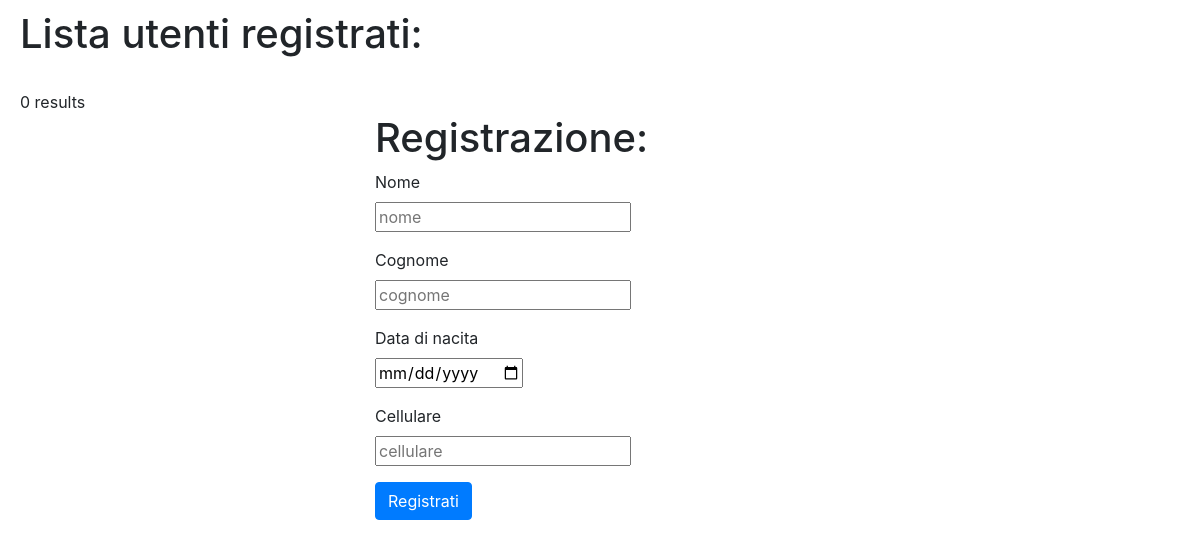
Before: /WebSites/CS/Esercizio_10/index.php with the older database file.
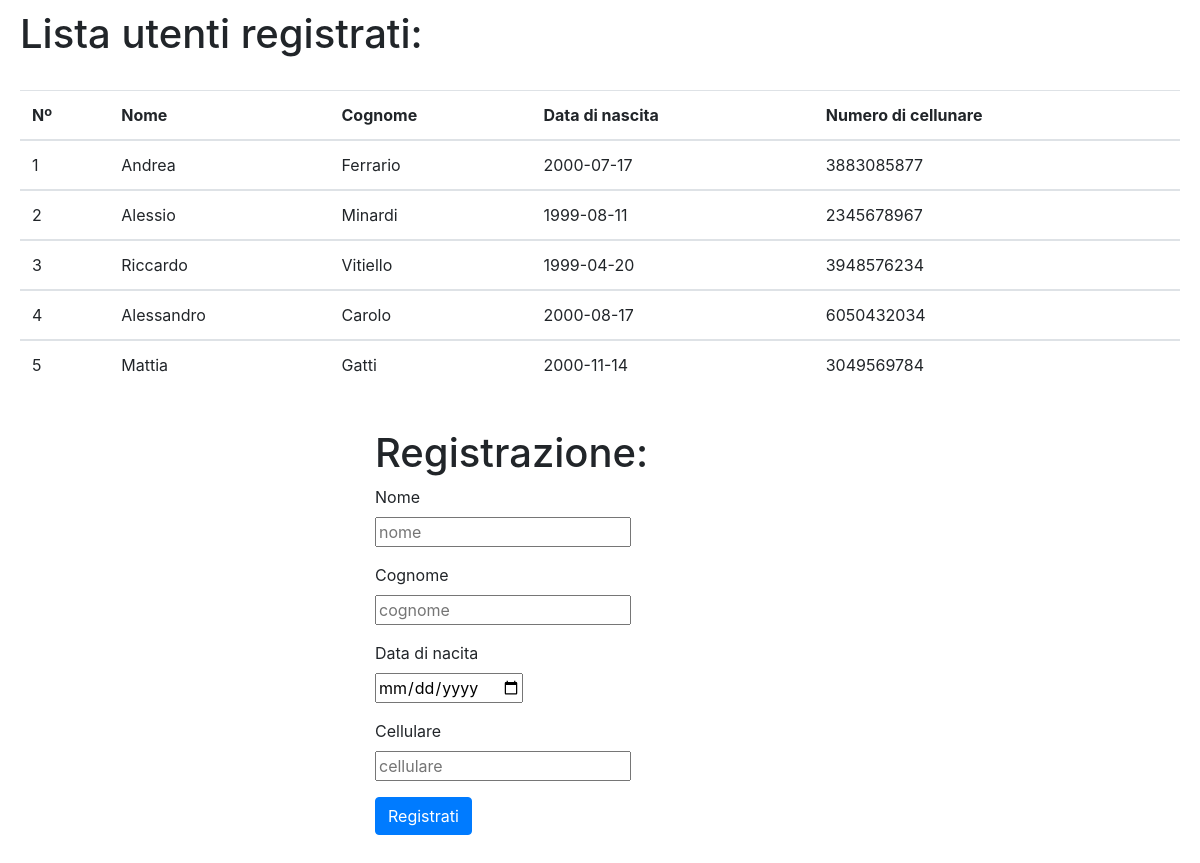
After: the same page with the newer database file.
### tables this page shows
CREATE TABLE `Utente` (
  `id` int(11) NOT NULL,
  `nome` varchar(45) DEFAULT NULL,
  `cognome` varchar(45) DEFAULT NULL,
  `data_nacita` date DEFAULT NULL,
  `cellulare` char(10) DEFAULT NULL
);

### WebSites/CS/Esercizio_10/includes/lista.inc.php (the view, shortened to what this page needs)
<?php
    include 'dbh.inc.php';
    $sql = "SELECT nome,cognome,data_nacita,cellulare FROM Utente";
    $result = $conn->query($sql);
    if ($result->num_rows > 0) {
      echo '<table class="table">
            <thead>
              <tr>
                <th scope="col">Nº</th>
                <th scope="col">Nome</th>
                <th scope="col">Cognome</th>
                <th scope="col">Data di nascita</th>
                <th scope="col">Numero di cellunare</th>
                </tr>
            </thead>';
      $cont=0;
      while($row = $result->fetch_assoc()) {
        $cont++;
        echo "<tbody>";
        echo '<tr>';
        echo '<td scope="row">'.$cont.'</td>';
        echo '<td>' . $row['nome'] . '</td>';
        echo '<td>' . $row['cognome'] . '</td>';
        echo '<td>' . $row['data_nacita'] . '</td>';
        echo '<td>' . $row['cellulare'] . '</td>';
        echo "</tr>";
        echo "</tbody>";
      }
      echo '</table>';
      } else {
        echo "0 results";
      }
?>

### WebSites/CS/Esercizio_10/index.php (shortened to what this page needs)
<?php
    include 'includes/dbh.inc.php';
    ?>
<!DOCTYPE html>
<html lang="en" dir="ltr">
  <head>
    <link rel="stylesheet" href="https://stackpath.bootstrapcdn.com/bootstrap/4.3.1/css/bootstrap.min.css">
    <link rel="stylesheet" href="css/master.css">
  </head>
  <body>
    <h1>Lista utenti registrati:</h1>
    <br>
    <?php
    include 'includes/lista.inc.php';
     ?>
     <br>
     <div class="div-form">
       <h1>Registrazione:</h1>
       <?php
       include 'includes/form.inc.php';
        ?>
  </div>
  </body>
</html>

### WebSites/CS/Esercizio_10/includes/form.inc.php (shortened to what this page needs)
<form class="" action="includes/registrazione.inc.php" method="post">
  <div class="form-group">
    <label>Nome</label>
    <br>
    <input type="text" name="nome" placeholder="nome">
  </div>
  <div class="form-group">
    <label>Cognome</label>
    <br>
    <input type="text" name="cognome" placeholder="cognome">
 </div>
 <div class="form-group">
   <label>Data di nacita</label>
   <br>
   <input type="date" name="data">
 </div>
  <div class="form-group">
    <label>Cellulare</label>
    <br>
    <input type="text" name="cellulare" placeholder="cellulare">
 </div>
  <input type="submit" class="btn btn-primary" value="Registrati">
</form>
<?php
echo "<br>";
?>

### WebSites/CS/Esercizio_10/css/master.css (style rules this page uses)
body { margin-top: 10px; margin-right: 20px; margin-bottom: 10px; margin-left: 20px }
.div-form { width: 450px; overflow: auto; margin-left: auto; margin-right: auto; }

Changed rows visible on the page:
added utente: nome "Andrea", cognome "Ferrario", data_nacita "2000-07-17", cellulare "3883085877"
added utente: nome "Alessio", cognome "Minardi", data_nacita "1999-08-11", cellulare "2345678967"
added utente: nome "Riccardo", cognome "Vitiello", data_nacita "1999-04-20", cellulare "3948576234"
added utente: nome "Alessandro", cognome "Carolo", data_nacita "2000-08-17", cellulare "6050432034"
added utente: nome "Mattia", cognome "Gatti", data_nacita "2000-11-14", cellulare "3049569784"
Other visible differences:
text no longer shown: "0 results"
text now shown: "Nº Nome Cognome Data di nascita Numero di cellunare"
